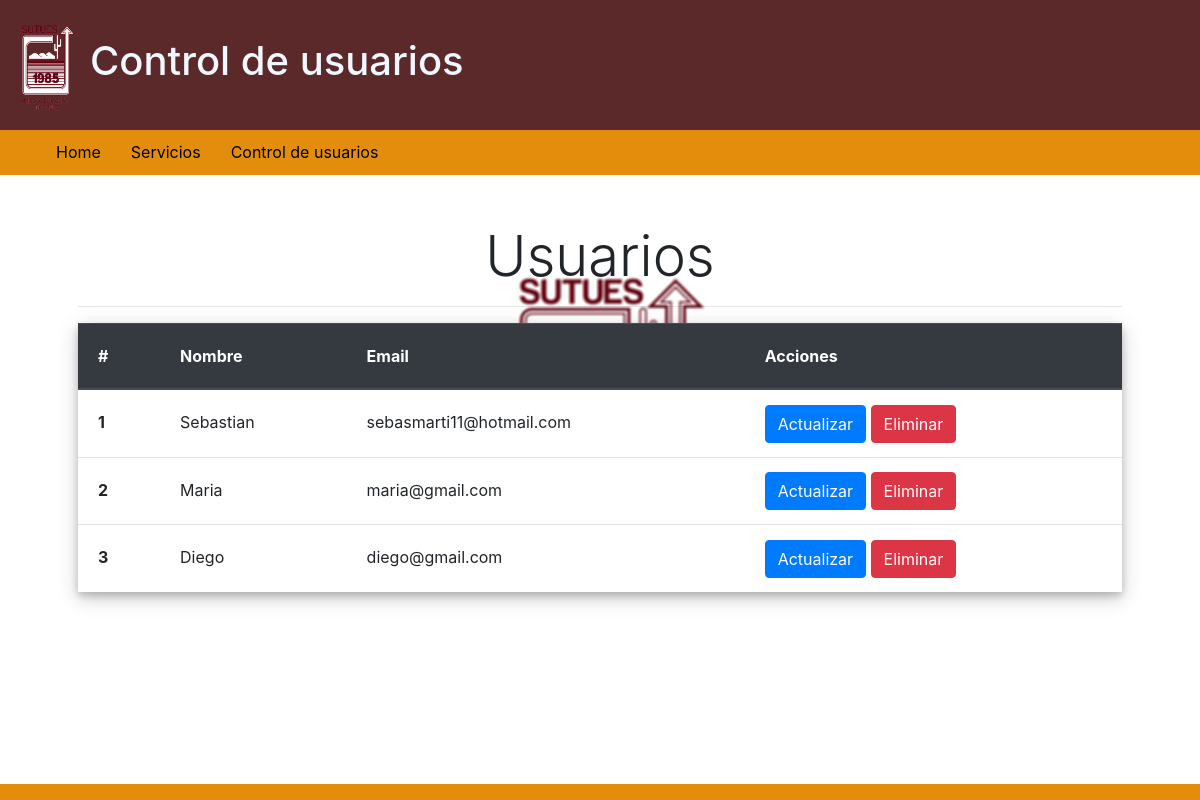
The app's page /user-control/users.php (signed in) with its own data.
### tables this page shows
CREATE TABLE `users` (
  `id` int(11) NOT NULL,
  `nombre` varchar(255) NOT NULL,
  `email` varchar(255) NOT NULL,
  `password` varchar(255) NOT NULL
);

### user-control/php/read_users.php (called while the page is built)
<?php
include "../db_conn.php";
$sql = "SELECT * FROM users ORDER BY nombre DESC";
$result = mysqli_query($conn, $sql);

### user-control/users.php (the view, shortened to what this page needs)
<?php
include "php/read_users.php";
if ($_SESSION['email'] == "sebasmarti11@hotmail.com") {
    ?>
    <!DOCTYPE html>
    <html lang="en">
    <head>
        <link rel="stylesheet" href="../css/Styles.css">
        <link rel="stylesheet" href="../css/bootstrap.css">
        <link rel="stylesheet" href="https://cdnjs.cloudflare.com/ajax/libs/animate.css/3.5.2/animate.min.css">
    </head>
    <body>
        <div class="Welcome d-flex justify-content-between">
            <div class="texts d-flex align-items-center">
                <img src="../img/Logo_setues.png" alt="logo ues" class="logo">
                <h1>Control de usuarios</h1>
            </div>
        </div>
        <nav>
            <ul class="menu">
                <li><a href="../home.php">Home</a></li>
                <li><a href="">Servicios</a>
                </li>
                <?php
                if ($_SESSION['id'] == 5) {
                    ?>
                    <li><a href="">Control de usuarios</a>
                    </li>
                    <?php
                }
                ?>
            </ul>
        </nav>
        <div class="p-4 container">
            <div class="p-4 box ">
                <h4 class="display-4 text-center">Usuarios</h4>
                <hr>
                <?php if (mysqli_num_rows($result)) { ?>
                    <table class="table">
                        <thead class="thead-dark">
                            <tr>
                                <th scope="col">#</th>
                                <th scope="col">Nombre</th>
                                <th scope="col">Email</th>
                                <th scope="col">Acciones</th>
                            </tr>
                        </thead>
                        <tbody>
                            <?php
                            $i = 0;
                            while ($rows = mysqli_fetch_assoc($result)) {
                                $i++;
                                ?>
                                <tr class="tr-rows">
                                    <th scope="row"><?= $i ?></th>
                                    <td><?= $rows['nombre'] ?></td>
                                    <td><?php echo $rows['email']; ?></td>
                                    <td>
                                        <a href="update.php?id=<?= $rows['id'] ?>" class="btn btn-primary">Actualizar</a>
                                        <button type="button" class="btn btn-danger" data-toggle="modal"
                                            data-target="#modalEliminar<?= $rows['id'] ?>">
                                            Eliminar
                                        </button>
                                    </td>
                                </tr>
                            <?php } ?>
                        </tbody>
                    </table>
                <?php } ?>
            </div>
        </div>
    </body>
    <footer>
    </footer>
    </html>
    <?php
} else {
    header("Location: ../index.php");
    exit();
}
?>

### css/Styles.css (style rules this page uses)
body { background-color: #E9EFF6; background-repeat: no-repeat; background-attachment: fixed; background-position: center; background-size: 20%; min-height: 100vh; margin: 0; position: relative; background-image: url("../img/Logo_desemfoque.png"); }
footer { position: fixed; bottom: 0; width: 100%; height: 2%; background-color: rgb(228, 141, 12); }
h1 { font-size: 40px !important; }
nav { background-color: rgb(228, 141, 12); width: 100%; height: 45px; color: #fff; padding: 0px 1px; }
ul, ol { list-style: none; }
.menu { padding-top: 10px; }
.menu li a { background-color: rgb(228, 141, 12) ; color: black; text-decoration: none; padding: 10px 15px; margin-top: -10px; height: 100%; display: block; }
.menu > li { float: left; }
.Welcome { background-color:rgb(91, 41, 42) ; padding: 10px; }
.logo { width: 70px; height: 110px; margin-right: 10px; }
.btn { display: inline-block; background-color: aliceblue; padding: 25px 35px; border: 0px; margin: -6px 0px; }
.texts { align-self: center; color: aliceblue; }
.container table { box-shadow: 0 4px 8px 0 rgba(0,0,0,0.2), 0 6px 20px 0 rgba(0,0,0,0.19); }
th,td { padding:20px !important; }
.tr-rows th, .tr-rows td { background-color: white; }

### records on screen
users: nombre "Sebastian", email "sebasmarti11@hotmail.com"
users: nombre "Maria", email "maria@gmail.com"
users: nombre "Diego", email "diego@gmail.com"
